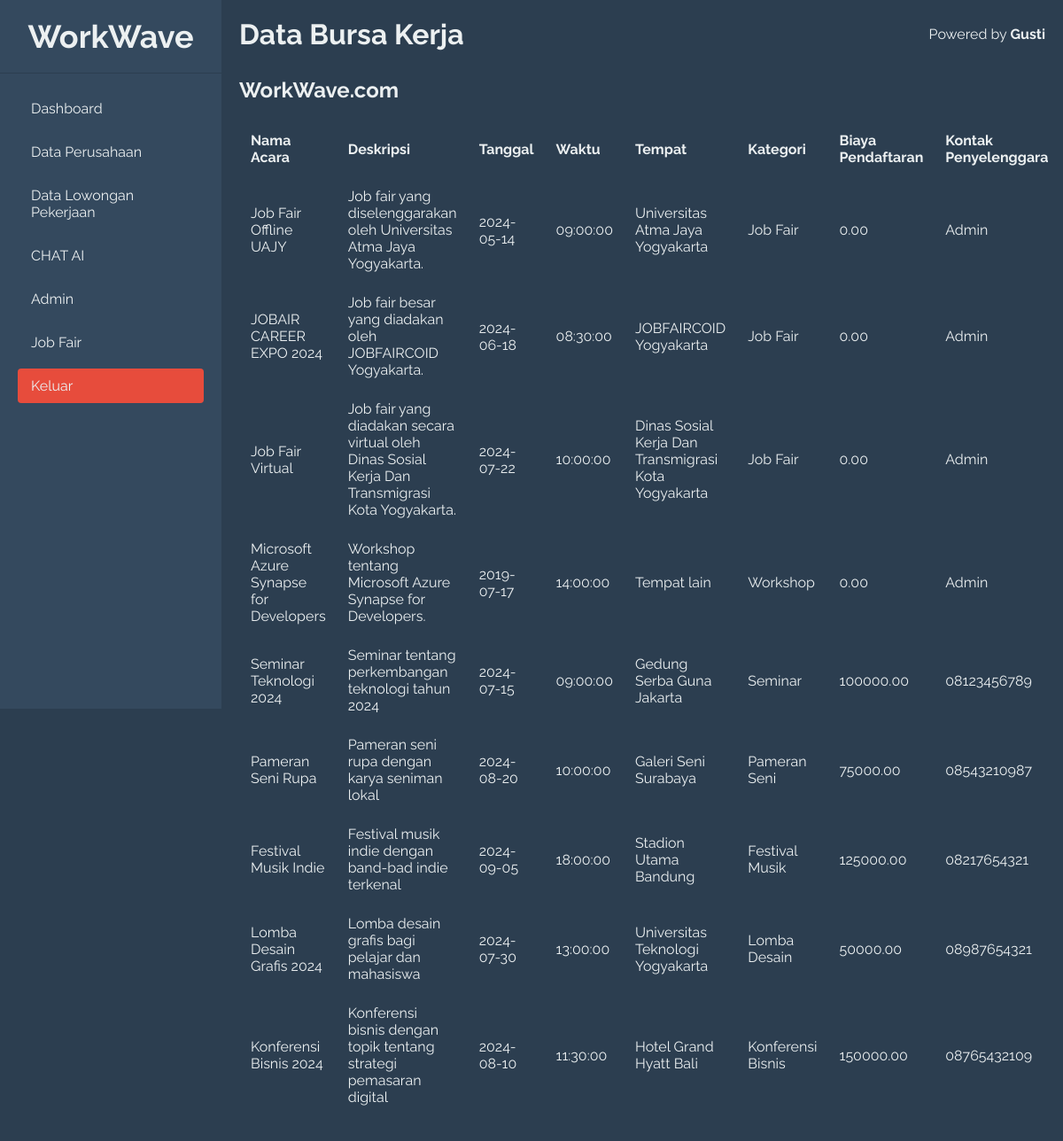
The app's page /php/Admin/dataEvent.php with its own data.
### tables this page shows
CREATE TABLE `event` (
  `id` int(11) NOT NULL,
  `nama_acara` varchar(255) NOT NULL,
  `deskripsi_acara` text NOT NULL,
  `tanggal_acara` date NOT NULL,
  `waktu_acara` time NOT NULL,
  `tempat_acara` varchar(255) NOT NULL,
  `kategori_acara` varchar(255) NOT NULL,
  `biaya_pendaftaran` decimal(10,2) NOT NULL,
  `kontak_penyelenggara` varchar(255) NOT NULL,
  `url_pendaftaran` varchar(255) NOT NULL,
  `Instruksi_tambahan` varchar(255) NOT NULL,
  `foto_poster` varchar(255) NOT NULL,
  `status` enum('menunggu','ditolak','diterima') DEFAULT 'menunggu'
);

### php/Admin/dataEvent.php (the view, shortened to what this page needs)
<?php
include "koneksi.php";
$sql = "SELECT id, nama_acara, deskripsi_acara, tanggal_acara, waktu_acara, tempat_acara, kategori_acara, biaya_pendaftaran, kontak_penyelenggara, url_pendaftaran, status FROM event";
$result = $koneksi->query($sql);
?>
<!DOCTYPE html>
<html lang="en">
<head>
    <link rel="stylesheet" href="css/Adminpage5.css">
</head>
<body>
<div class="sidebar">
    <div class="sidebar-header">
        <h2><strong>W</strong>ork<strong>W</strong>ave</h2>
    </div>
    <ul class="sidebar-menu">
            <li><a href="AdminPage.php">Dashboard</a></li>
            <li><a href="dataPerusahaan.php">Data Perusahaan</a></li>
            <li><a href="dataLoker.php">Data Lowongan Pekerjaan</a></li>
            <li><a href="dataAI.php">CHAT AI</a></li>
            <li><a href="dataAdmin.php">Admin</a></li>
            <li><a href="dataEvent.php">Job Fair</a></li>
            <li><a href="logout.php" class="btn btn-danger">Keluar</a></li>
        </ul>
</div>
<div class="main-content">
    <header>
        <div class="header-title">
            <h1>Data Bursa Kerja</h1>
        </div>
        <div class="user-info">
            <p>Powered by <strong>Gusti</strong></p>
        </div>
    </header>
    <div class="content">
        <div class="data-section">
        <h2><strong>W</strong>ork<strong>W</strong>ave.com</h2>
            <table class="data-table">
                <thead>
                    <tr>
                        <th>Nama Acara</th>
                        <th>Deskripsi</th>
                        <th>Tanggal</th>
                        <th>Waktu</th>
                        <th>Tempat</th>
                        <th>Kategori</th>
                        <th>Biaya Pendaftaran</th>
                        <th>Kontak Penyelenggara</th>
                        <th>URL Pendaftaran</th>
                    </tr>
                </thead>
                <tbody>
                    <?php while ($row = $result->fetch_assoc()) : ?>
                        <tr>
                            <td><?php echo htmlspecialchars($row['nama_acara']); ?></td>
                            <td><?php echo htmlspecialchars($row['deskripsi_acara']); ?></td>
                            <td><?php echo htmlspecialchars($row['tanggal_acara']); ?></td>
                            <td><?php echo htmlspecialchars($row['waktu_acara']); ?></td>
                            <td><?php echo htmlspecialchars($row['tempat_acara']); ?></td>
                            <td><?php echo htmlspecialchars($row['kategori_acara']); ?></td>
                            <td><?php echo htmlspecialchars($row['biaya_pendaftaran']); ?></td>
                            <td><?php echo htmlspecialchars($row['kontak_penyelenggara']); ?></td>
                            <td><a href="<?php echo htmlspecialchars($row['url_pendaftaran']); ?>" target="_blank">Link Pendaftaran</a></td>
                        </tr>
                    <?php endwhile; ?>
                </tbody>
            </table>
        </div>
    </div>
</div>
</body>
</html>

### php/Admin/css/Adminpage5.css (style rules this page uses)
* { margin: 0; padding: 0; box-sizing: border-box; }
body { font-family: 'Raleway', sans-serif; background-color: #2c3e50; color: #ecf0f1; display: flex; }
.sidebar { width: 250px; background-color: #34495e; height: 100vh; display: flex; flex-direction: column; }
.sidebar-header { padding: 20px; text-align: center; font-size: 1.5em; color: #ecf0f1; border-bottom: 1px solid #2c3e50; }
.sidebar-menu { list-style: none; padding: 20px; flex: 1; }
.sidebar-menu li { margin-bottom: 10px; }
.sidebar-menu li a { text-decoration: none; color: #ecf0f1; padding: 10px 15px; display: block; border-radius: 4px; transition: background-color 0.3s; }
.main-content { flex: 1; padding: 20px; overflow-y: auto; }
header { display: flex; justify-content: space-between; align-items: center; margin-bottom: 30px; }
.header-title h1 { font-size: 2em; }
.data-section { margin-bottom: 30px; }
.data-section h2 { font-size: 1.5em; margin-bottom: 20px; }
.data-table { width: 100%; border-collapse: collapse; margin-bottom: 20px; }
.data-table th, .data-table td { padding: 12px; border: 1px solid #2c3e50; text-align: left; }
.data-table th { background-color: #2c3e50; color: #ecf0f1; }
.btn-danger { background-color: #e74c3c; border: none; padding: 10px 20px; border-radius: 4px; cursor: pointer; color: #ecf0f1; transition: background-color 0.3s; }

### records on screen
event: nama_acara "Job Fair Offline UAJY", deskripsi_acara "Job fair yang diselenggarakan oleh Universitas Atma Jaya Yogyakarta.", tanggal_acara "2024-05-14", waktu_acara "09:00:00", tempat_acara "Universitas Atma Jaya Yogyakarta", kategori_acara "Job Fair", biaya_pendaftaran "0.00", kontak_penyelenggara "Admin"
event: nama_acara "JOBAIR CAREER EXPO 2024", deskripsi_acara "Job fair besar yang diadakan oleh JOBFAIRCOID Yogyakarta.", tanggal_acara "2024-06-18", waktu_acara "08:30:00", tempat_acara "JOBFAIRCOID Yogyakarta", kategori_acara "Job Fair", biaya_pendaftaran "0.00", kontak_penyelenggara "Admin"
event: nama_acara "Job Fair Virtual", deskripsi_acara "Job fair yang diadakan secara virtual oleh Dinas Sosial Kerja Dan Transmigrasi Kota Yogyakarta.", tanggal_acara "2024-07-22", waktu_acara "10:00:00", tempat_acara "Dinas Sosial Kerja Dan Transmigrasi Kota Yogyakarta", kategori_acara "Job Fair", biaya_pendaftaran "0.00", kontak_penyelenggara "Admin"
event: nama_acara "Microsoft Azure Synapse for Developers", deskripsi_acara "Workshop tentang Microsoft Azure Synapse for Developers.", tanggal_acara "2019-07-17", waktu_acara "14:00:00", tempat_acara "Tempat lain", kategori_acara "Workshop", biaya_pendaftaran "0.00", kontak_penyelenggara "Admin"
event: nama_acara "Seminar Teknologi 2024", deskripsi_acara "Seminar tentang perkembangan teknologi tahun 2024", tanggal_acara "2024-07-15", waktu_acara "09:00:00", tempat_acara "Gedung Serba Guna Jakarta", kategori_acara "Seminar", biaya_pendaftaran "100000.00", kontak_penyelenggara "08123456789"
event: nama_acara "Pameran Seni Rupa", deskripsi_acara "Pameran seni rupa dengan karya seniman lokal", tanggal_acara "2024-08-20", waktu_acara "10:00:00", tempat_acara "Galeri Seni Surabaya", kategori_acara "Pameran Seni", biaya_pendaftaran "75000.00", kontak_penyelenggara "08543210987"
event: nama_acara "Festival Musik Indie", deskripsi_acara "Festival musik indie dengan band-bad indie terkenal", tanggal_acara "2024-09-05", waktu_acara "18:00:00", tempat_acara "Stadion Utama Bandung", kategori_acara "Festival Musik", biaya_pendaftaran "125000.00", kontak_penyelenggara "08217654321"
event: nama_acara "Lomba Desain Grafis 2024", deskripsi_acara "Lomba desain grafis bagi pelajar dan mahasiswa", tanggal_acara "2024-07-30", waktu_acara "13:00:00", tempat_acara "Universitas Teknologi Yogyakarta", kategori_acara "Lomba Desain", biaya_pendaftaran "50000.00", kontak_penyelenggara "08987654321"
event: nama_acara "Konferensi Bisnis 2024", deskripsi_acara "Konferensi bisnis dengan topik tentang strategi pemasaran digital", tanggal_acara "2024-08-10", waktu_acara "11:30:00", tempat_acara "Hotel Grand Hyatt Bali", kategori_acara "Konferensi Bisnis", biaya_pendaftaran "150000.00", kontak_penyelenggara "08765432109"
